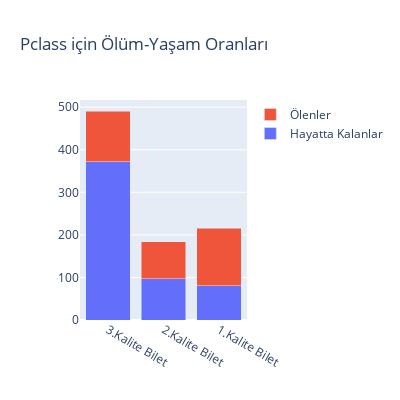
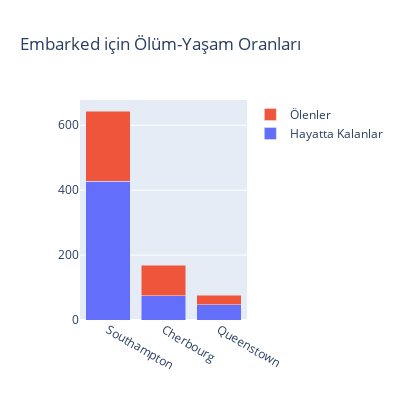

The notebook cell saved with these charts, in order:
### Code cell
#Pclass Embarked Sex ölüm-yaşam oranları
liste_1=["Pclass","Embarked","Sex"]
figs=[]
for i in liste_1:
    hayatta_kalanlar=data[(data["Survived"]=="Hayatta Kalanlar")][i].value_counts()
    olenler=data[(data["Survived"]=="Ölenler")][i].value_counts()
    
    
    fig=go.Figure(data=[
        go.Bar(name="Hayatta Kalanlar",x=hayatta_kalanlar.index,y=hayatta_kalanlar.values),
        go.Bar(name="Ölenler",x=olenler.index,y=olenler.values)
    ])
    fig.update_layout(title=f"{i} için Ölüm-Yaşam Oranları",barmode="stack",width=400,height=400)
    figs.append(fig)

for fig in figs:
    fig.show()

### Figure 1 — Plotly figure (JSON) as saved in the notebook; plotly's stock layout.template omitted (floating-point values rounded to 4 significant figures)
{"data": [{"name": "Hayatta Kalanlar", "type": "bar", "x": ["3.Kalite Bilet", "2.Kalite Bilet", "1.Kalite Bilet"], "y": [372, 97, 80]}, {"name": "Ölenler", "type": "bar", "x": ["1.Kalite Bilet", "3.Kalite Bilet", "2.Kalite Bilet"], "y": [136, 119, 87]}], "layout": {"barmode": "stack", "height": 400, "title": {"text": "Pclass için Ölüm-Yaşam Oranları"}, "width": 400}}

### Figure 2 — Plotly figure (JSON) as saved in the notebook; plotly's stock layout.template omitted (floating-point values rounded to 4 significant figures)
{"data": [{"name": "Hayatta Kalanlar", "type": "bar", "x": ["Southampton", "Cherbourg", "Queenstown"], "y": [427, 75, 47]}, {"name": "Ölenler", "type": "bar", "x": ["Southampton", "Cherbourg", "Queenstown"], "y": [217, 93, 30]}], "layout": {"barmode": "stack", "height": 400, "title": {"text": "Embarked için Ölüm-Yaşam Oranları"}, "width": 400}}
